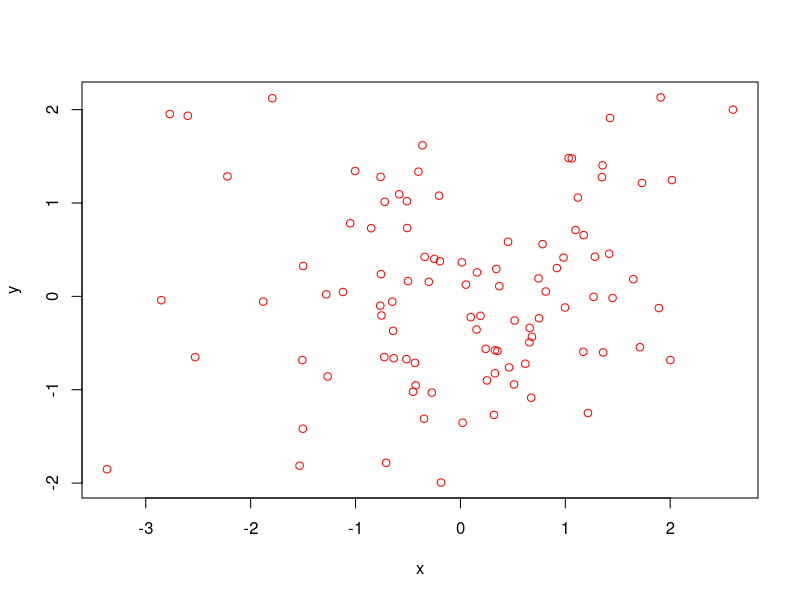

R code for this plot: (Note: this script raises an error after producing the figure.)
## ---- chunk 1
knitr::opts_chunk$set(echo = TRUE)
knitr::opts_knit$set(root.dir = setwd("~/Documents/R-studio DRM"))
"set your working directory here"
## ---- chunk 2
# write your code here
getwd() # check working directory
rm(list=ls()) 
"You only need to remove the objects in your environment when you are working in R, not when you are knitting (it starts from an empty environment anyway)."
## ---- chunk 3
# here i create two random variables
x <- rnorm(100)
y <- rnorm(100)
# here i inspect these variables
summary(x)
summary(y)
# and plot them
plot(x,y, col="red")
## ---- chunk 4
# write your code here
## ---- chunk 5
# write your code here
## ---- chunk 6
question_1 <- function() {
  
  # write your code here
  # inspect number of observations in country using table()
  # inspect complete observations using na.omit() and nrow()
  # do this last step for each country 
  
  # ANSWER: print() number of missing observations in country 1
  # ANSWER: print() number of missing observations in country 2
}
question_1()
## ---- chunk 7
question_2_a <- function() {
 table(df$Q276,df$Q276R)
  print(table(df$Q276,df$Q276R))
  cor(df$Q276, df$Q276R, use="complete.obs")
  print(cor(df$Q276, df$Q276R, use="complete.obs"))
  
}
question_2_a()
## ---- chunk 8
question_2_b <- function() {
  # write your code here
  # use indexing to calculate the correlation for men or women
  # use abs to get to the absolute difference
  # ANSWER: print absolute difference in correlation among men and women
}
question_2_b()
## ---- chunk 9
question_3_a <- function() {

 print((summary(df$Q50[df$Country == "DEU"])))
print((summary(df$Q50[df$Country == "GTM"])))

print(sd(df$Q50[df$Country == "DEU"], na.rm = TRUE))
print(sd(df$Q50[df$Country == "GTM"], na.rm = TRUE))
}
question_3_a()

## ---- chunk 10
question_3_b <- function() {
  (tapply(df$Q50, df$Q276R, FUN = mean, na.rm = T))
  print(tapply(df$Q50, df$Q276R, FUN = mean, na.rm = T))
  
  ( mean(df$Q50[df$Q276R == "1"], na.rm = TRUE))
  print(( mean(df$Q50[df$Q276R == "1"], na.rm = TRUE)))
  
  mean(df$Q50[df$Q276R == "3"], na.rm = TRUE)
  
}
question_3_b()

## ---- chunk 11
question_4 <- function() {
   print(tapply(df$Q30, df$Country, FUN = mean, na.rm = TRUE))
  print(tapply(df$Q276R, df$Country, FUN = mean, na.rm = TRUE))
  sd(df$Q30[df$Country == "GTM"], na.rm = TRUE)
  
  (mean(df$Q30[df$Country == "DEU"], na.rm = T))
  mean(df$Q30[df$Country == "GTM"], na.rm = T)
}
question_4()
## ---- chunk 12
question_6_a <- function() {
 
print(hist(df$Q50, col = "red", main = "Countries: Germany & Guatamala", xlab = "financial situation"))
  
barplot(table(df$Q30), col = "red", main = "Emancipation Germany and Guatamala")
}
question_6_a()

## ---- chunk 13
question_6_b <- function() {

boxplot(df$Q50 ~ factor(df$Q30), xlab = "Emancipation", ylab = "Financial situation", col = "Red")
}
question_6_b()

## ---- chunk 14
par(mfrow=c(1,2))
question_7 <- function() {

  # write your code here
  # save each plot in another r object, named for instance p1 and p2
  # ANSWER1,2: use print() to output every plot you've created
}
question_7()

## ---- chunk 15
library(ggplot2)

question_8 <- function() {
  
  # write your code here
  # create a ggplot that is a scatterplot (just dots)
  # add regression lines using geom_point. 
  # save your ggplot in an r object named g1
  # make sure the dots and lines are colored by country
  # ANSWER; use print() to show this plot in output below
}
question_8()
